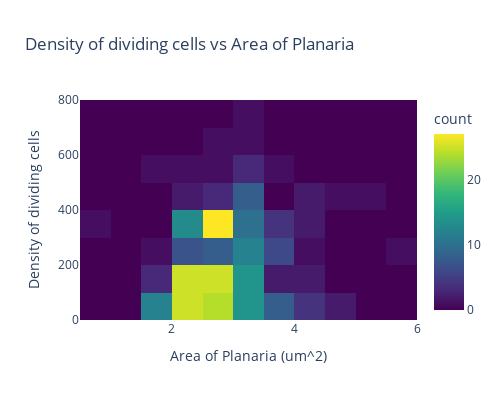

This figure's notebook cell:
### Code cell
px.density_heatmap(df, x='Area', y='Density1', width=500, height=400, title='Density of dividing cells vs Area of Planaria', color_continuous_scale='Viridis', labels={'Area':'Area of Planaria (um^2)', 'Density1':'Density of dividing cells'})

### Figure 1 — Plotly figure (JSON) as saved in the notebook; plotly's stock layout.template omitted (floating-point values rounded to 4 significant figures; data arrays with more than 128 entries replaced by an {"elided": "..."} marker saying what was removed)
{"data": [{"coloraxis": "coloraxis", "hovertemplate": "Area of Planaria (um^2)=%{x}<br>Density of dividing cells=%{y}<br>count=%{z}<extra></extra>", "name": "", "type": "histogram2d", "x": {"elided": "280 float values"}, "xaxis": "x", "xbingroup": "x", "y": {"elided": "280 float values"}, "yaxis": "y", "ybingroup": "y"}], "layout": {"coloraxis": {"colorbar": {"title": {"text": "count"}}, "colorscale": [[0, "#440154"], [0.1111, "#482878"], [0.2222, "#3e4989"], [0.3333, "#31688e"], [0.4444, "#26828e"], [0.5556, "#1f9e89"], [0.6667, "#35b779"], [0.7778, "#6ece58"], [0.8889, "#b5de2b"], [1, "#fde725"]]}, "height": 400, "legend": {"tracegroupgap": 0}, "title": {"text": "Density of dividing cells vs Area of Planaria"}, "width": 500, "xaxis": {"anchor": "y", "domain": [0, 1], "title": {"text": "Area of Planaria (um^2)"}}, "yaxis": {"anchor": "x", "domain": [0, 1], "title": {"text": "Density of dividing cells"}}}}
